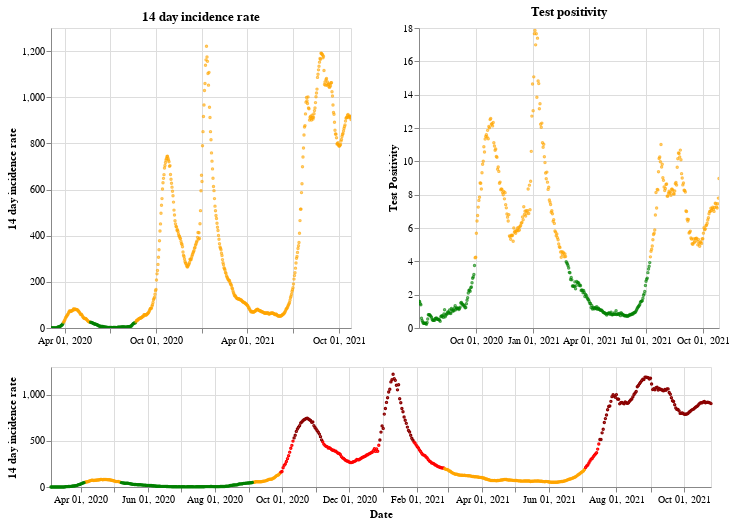

The code cell stored with this chart in its notebook:
### Markdown cell above
## Northern Ireland

### Code cell
plot_traffic_light('Northern Ireland')

### Figure 1 — Vega-Lite specification as saved in the notebook (floating-point values rounded to 4 significant figures; data arrays with more than 128 entries replaced by an {"elided": "..."} marker saying what was removed)
{"config": {"view": {"continuousWidth": 400, "continuousHeight": 300}}, "vconcat": [{"hconcat": [{"mark": {"type": "point", "size": 2}, "encoding": {"color": {"condition": {"value": "green", "test": "(datum.twoWeeklyCasesRate <= 25)"}, "value": "orange"}, "tooltip": [{"type": "nominal", "field": "areaName"}, {"type": "temporal", "field": "date"}, {"type": "quantitative", "field": "twoWeeklyCasesRate"}, {"type": "quantitative", "field": "testPositivity"}], "x": {"type": "temporal", "axis": {"title": ""}, "field": "date", "scale": {"domain": {"selection": "DateBrush"}}, "timeUnit": "yearmonthdate"}, "y": {"type": "quantitative", "axis": {"title": "14 day incidence rate"}, "field": "twoWeeklyCasesRate"}}, "title": "14 day incidence rate", "width": 300}, {"mark": {"type": "point", "size": 2}, "encoding": {"color": {"condition": {"value": "green", "test": "(datum.testPositivity <= 4)"}, "value": "orange"}, "tooltip": [{"type": "nominal", "field": "areaName"}, {"type": "temporal", "field": "date"}, {"type": "quantitative", "field": "twoWeeklyCasesRate"}, {"type": "quantitative", "field": "testPositivity"}], "x": {"type": "temporal", "axis": {"title": ""}, "field": "date", "scale": {"domain": {"selection": "DateBrush"}}, "timeUnit": "yearmonthdate"}, "y": {"type": "quantitative", "axis": {"title": "Test Positivity"}, "field": "testPositivity"}}, "title": "Test positivity", "width": 300}]}, {"layer": [{"mark": {"type": "point", "size": 2}, "encoding": {"color": {"condition": {"value": "orange", "test": "(((datum.testPositivity < 4) && (datum.twoWeeklyCasesRate >= 50)) && (datum.twoWeeklyCasesRate < 200))"}, "value": "red"}, "opacity": {"condition": {"value": 1, "test": "((datum.twoWeeklyCasesRate >= 50) && (datum.twoWeeklyCasesRate < 500))"}, "value": 0}, "tooltip": [{"type": "nominal", "field": "areaName"}, {"type": "temporal", "field": "date"}, {"type": "quantitative", "field": "twoWeeklyCasesRate"}, {"type": "quantitative", "field": "testPositivity"}], "x": {"type": "temporal", "axis": {"title": "Date"}, "field": "date", "timeUnit": "yearmonthdate"}, "y": {"type": "quantitative", "axis": {"title": "14 day incidence rate"}, "field": "twoWeeklyCasesRate"}}, "selection": {"DateBrush": {"type": "interval", "encodings": ["x"], "fields": ["Time"]}}}, {"mark": {"type": "point", "size": 2}, "encoding": {"color": {"value": "darkred"}, "opacity": {"condition": {"value": 1, "test": "(datum.twoWeeklyCasesRate >= 500)"}, "value": 0}, "tooltip": [{"type": "nominal", "field": "areaName"}, {"type": "temporal", "field": "date"}, {"type": "quantitative", "field": "twoWeeklyCasesRate"}, {"type": "quantitative", "field": "testPositivity"}], "x": {"type": "temporal", "axis": {"title": "Date"}, "field": "date", "timeUnit": "yearmonthdate"}, "y": {"type": "quantitative", "axis": {"title": "14 day incidence rate"}, "field": "twoWeeklyCasesRate"}}}, {"mark": {"type": "point", "size": 2}, "encoding": {"color": {"condition": {"value": "green", "test": "((datum.testPositivity < 4) && (datum.twoWeeklyCasesRate < 50))"}, "value": "orange"}, "opacity": {"condition": {"value": 1, "test": "(datum.twoWeeklyCasesRate < 50)"}, "value": 0}, "tooltip": [{"type": "nominal", "field": "areaName"}, {"type": "temporal", "field": "date"}, {"type": "quantitative", "field": "twoWeeklyCasesRate"}, {"type": "quantitative", "field": "testPositivity"}], "x": {"type": "temporal", "axis": {"title": "Date"}, "field": "date", "timeUnit": "yearmonthdate"}, "y": {"type": "quantitative", "axis": {"title": "14 day incidence rate"}, "field": "twoWeeklyCasesRate"}}}], "height": 120, "width": 660}], "data": {"name": "data-f2bd7054568f06acbcbfe602b772e2cc"}, "$schema": "https://vega.github.io/schema/vega-lite/v4.8.1.json", "datasets": {"data-f2bd7054568f06acbcbfe602b772e2cc": {"elided": "601 records"}}}
